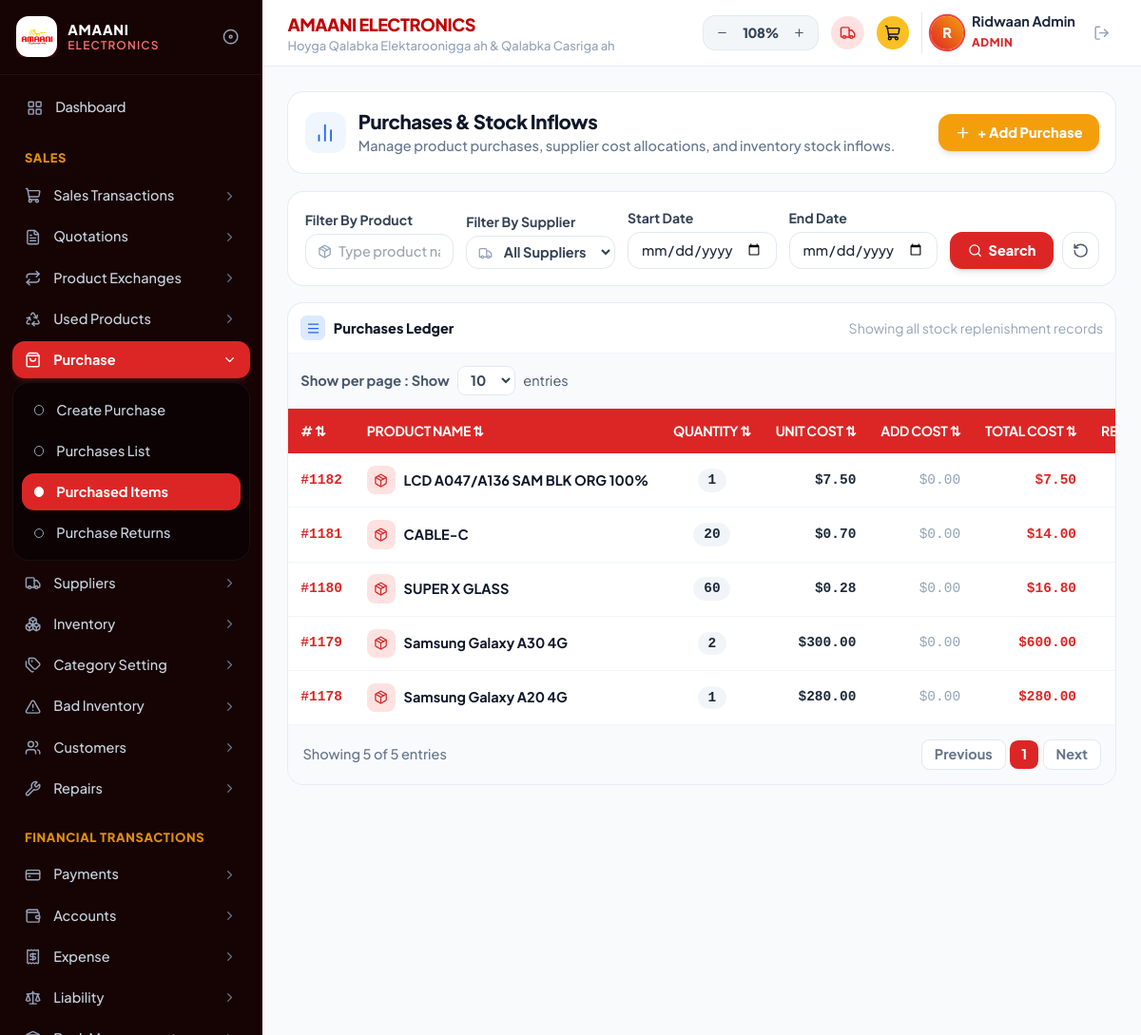
/purchase_items.php (signed in), run on the app's committed database.
### tables this page shows
CREATE TABLE `purchase_items` (
  `id` int(11) NOT NULL AUTO_INCREMENT,
  `purchase_id` int(11) DEFAULT NULL,
  `product_name` varchar(255) DEFAULT NULL,
  `category` varchar(100) DEFAULT NULL,
  `qty` int(11) DEFAULT 1,
  `unit` varchar(50) DEFAULT 'Pcs',
  `last_price` decimal(10,2) DEFAULT 0.00,
  `add_cost` decimal(10,2) DEFAULT 0.00,
  `wholesale_price` decimal(10,2) DEFAULT 0.00,
  `retail_price` decimal(10,2) DEFAULT 0.00,
  `total_cost` decimal(10,2) DEFAULT 0.00,
  `remaining_qty` int(11) DEFAULT 0,
  `supplier` varchar(150) DEFAULT 'INVENTORY STORE',
  `created_user` varchar(100) DEFAULT 'Ridwaan',
  `purchased_date` datetime DEFAULT current_timestamp(),
  PRIMARY KEY (`id`)
);

### purchase_items.php (the view, shortened to what this page needs)
<?php
require_once __DIR__ . '/includes/header.php';
require_once __DIR__ . '/includes/sidebar.php';
$productQ = trim($_GET['product'] ?? '');
$startDate = trim($_GET['start_date'] ?? '');
$endDate = trim($_GET['end_date'] ?? '');
$limit = intval($_GET['limit'] ?? 10);
$where = "WHERE 1=1";
$sql = "SELECT * FROM purchase_items $where ORDER BY id DESC LIMIT $limit";
$items = $pdo->query($sql)->fetchAll();
$totalItems = $pdo->query("SELECT COUNT(*) FROM purchase_items $where")->fetchColumn();
?>
<main class="space-y-4 animate-fade-in">
    <div class="flex flex-col sm:flex-row sm:items-center justify-between gap-3 bg-white p-4 rounded-2xl border border-slate-200/80 shadow-xs">
        <div class="flex items-center gap-3">
            <div class="w-10 h-10 rounded-xl bg-blue-50 text-blue-600 flex items-center justify-center font-bold">
                <i data-lucide="bar-chart-2" class="w-5 h-5"></i>
            </div>
            <div>
                <h1 class="text-lg font-black text-slate-900 tracking-tight">Purchases &amp; Stock Inflows</h1>
                <p class="text-xs text-slate-500 font-medium">Manage product purchases, supplier cost allocations, and inventory stock inflows.</p>
            </div>
        </div>
        <a href="create_purchase.php" class="inline-flex items-center gap-1.5 px-4 py-2 rounded-xl bg-amber-500 hover:bg-amber-600 text-white font-black text-xs shadow-md transition-all active:scale-95 cursor-pointer">
            <i data-lucide="plus" class="w-4 h-4"></i>
            <span>+ Add Purchase</span>
        </a>
    </div>
    <div class="bg-white rounded-2xl border border-slate-200/80 p-4 shadow-xs">
        <form method="GET" class="grid grid-cols-1 sm:grid-cols-2 lg:grid-cols-5 gap-3 items-end">
            <div>
                <label class="block text-[11px] font-bold text-slate-700 mb-1">Filter By Product</label>
                <div class="relative">
                    <i data-lucide="package" class="w-3.5 h-3.5 absolute left-3 top-2.5 text-slate-400"></i>
                    <input type="text" name="product" value="<?= htmlspecialchars($productQ) ?>" placeholder="Type product name..." class="w-full pl-8 pr-3 py-1.5 rounded-xl border border-slate-200 text-xs font-medium outline-none focus:border-red-600">
                </div>
            </div>
            <div>
                <label class="block text-[11px] font-bold text-slate-700 mb-1">Filter By Supplier</label>
                <div class="relative">
                    <i data-lucide="truck" class="w-3.5 h-3.5 absolute left-3 top-2.5 text-slate-400"></i>
                    <select name="supplier" class="w-full pl-8 pr-3 py-1.5 rounded-xl border border-slate-200 text-xs font-bold text-slate-700 outline-none bg-white">
                        <option value="All">All Suppliers</option>
                    </select>
                </div>
            </div>
            <div>
                <label class="block text-[11px] font-bold text-slate-700 mb-1">Start Date</label>
                <input type="date" name="start_date" value="<?= htmlspecialchars($startDate) ?>" class="w-full px-3 py-1.5 rounded-xl border border-slate-200 text-xs font-medium outline-none">
            </div>
            <div>
                <label class="block text-[11px] font-bold text-slate-700 mb-1">End Date</label>
                <input type="date" name="end_date" value="<?= htmlspecialchars($endDate) ?>" class="w-full px-3 py-1.5 rounded-xl border border-slate-200 text-xs font-medium outline-none">
            </div>
            <div class="flex items-center gap-2">
                <button type="submit" class="flex-1 inline-flex items-center justify-center gap-1.5 px-4 py-2 rounded-xl bg-red-600 hover:bg-red-700 text-white font-extrabold text-xs shadow-md transition-colors cursor-pointer">
                    <i data-lucide="search" class="w-3.5 h-3.5"></i>
                    <span>Search</span>
                </button>
                <a href="purchase_items.php" class="w-9 h-9 rounded-xl border border-slate-200 hover:bg-slate-50 flex items-center justify-center text-slate-600 transition-colors shadow-xs" title="Reset">
                    <i data-lucide="rotate-ccw" class="w-4 h-4"></i>
                </a>
            </div>
        </form>
    </div>
    <div class="bg-white rounded-2xl border border-slate-200/80 shadow-xs overflow-hidden">
        <div class="p-3 border-b border-slate-100 flex items-center justify-between text-xs">
            <div class="flex items-center gap-2">
                <div class="w-6 h-6 rounded-md bg-blue-100 text-blue-600 flex items-center justify-center font-bold">
                    <i data-lucide="menu" class="w-3.5 h-3.5"></i>
                </div>
                <h3 class="font-black text-slate-900">Purchases Ledger</h3>
            </div>
            <span class="text-[11px] text-slate-400">Showing all stock replenishment records</span>
        </div>
        <div class="p-3 bg-slate-50 border-b border-slate-100 flex items-center justify-between text-xs">
            <div class="flex items-center gap-2">
                <span class="text-slate-600 font-bold">Show per page : Show</span>
                <select onchange="location.href='purchase_items.php?limit=' + this.value" class="bg-white border border-slate-200 rounded-lg px-2 py-1 font-bold text-slate-700 outline-none">
                    <option value="10" <?= $limit == 10 ? 'selected' : '' ?>>10</option>
                </select>
                <span class="text-slate-600">entries</span>
            </div>
        </div>
        <div class="overflow-x-auto">
            <table class="w-full text-left text-xs whitespace-nowrap">
                <thead class="bg-red-600 text-white font-black text-[11px] tracking-tight uppercase">
                    <tr>
                        <th class="py-3 px-3"># ⇅</th>
                        <th class="py-3 px-3">PRODUCT NAME ⇅</th>
                        <th class="py-3 px-3 text-center">QUANTITY ⇅</th>
                        <th class="py-3 px-3 text-right">UNIT COST ⇅</th>
                        <th class="py-3 px-3 text-right">ADD COST ⇅</th>
                        <th class="py-3 px-3 text-right">TOTAL COST ⇅</th>
                        <th class="py-3 px-3 text-center">REMAINING ⇅</th>
                    </tr>
                </thead>
                <tbody class="divide-y divide-slate-100">
                    <?php if (empty($items)): ?>
                    <tr>
                        <td colspan="11" class="py-12 text-center text-slate-400 font-medium">
                            No purchased items records found.
                        </td>
                    </tr>
                    <?php else: ?>
                    <?php foreach ($items as $it):
                        $itId = '#' . $it['id'];
                    ?>
                    <tr class="hover:bg-slate-50 transition-colors">
                        <td class="py-3 px-3 font-mono font-black text-red-600"><?= htmlspecialchars($itId) ?></td>
                        <td class="py-3 px-3">
                            <div class="flex items-center gap-2">
                                <div class="w-7 h-7 rounded-lg bg-red-100 text-red-600 flex items-center justify-center shrink-0">
                                    <i data-lucide="package" class="w-3.5 h-3.5"></i>
                                </div>
                                <span class="font-bold text-slate-900"><?= htmlspecialchars($it['product_name']) ?></span>
                            </div>
                        </td>
                        <td class="py-3 px-3 text-center">
                            <span class="px-2.5 py-1 rounded-full text-xs font-mono font-black bg-slate-100 text-slate-800">
                                <?= $it['qty'] ?>
                            </span>
                        </td>
                        <td class="py-3 px-3 text-right font-mono font-bold text-slate-800">$<?= number_format($it['last_price'], 2) ?></td>
                        <td class="py-3 px-3 text-right font-mono text-slate-400">$<?= number_format($it['add_cost'], 2) ?></td>
                        <td class="py-3 px-3 text-right font-mono font-black text-red-600">$<?= number_format($it['total_cost'], 2) ?></td>
                        <td class="py-3 px-3 text-center text-slate-500 font-mono"><?= $it['remaining_qty'] ?: '-' ?></td>
                    </tr>
                    <?php endforeach; ?>
                    <?php endif; ?>
                </tbody>
            </table>
        </div>
        <div class="p-3.5 bg-slate-50 border-t border-slate-100 flex items-center justify-between text-xs text-slate-500 font-medium">
            <span>Showing <?= count($items) ?> of <?= $totalItems ?> entries</span>
            <div class="flex items-center gap-1">
                <button type="button" class="px-3 py-1 rounded-lg border border-slate-200 bg-white hover:bg-slate-50 font-bold text-slate-500" disabled>Previous</button>
                <span class="w-7 h-7 rounded-lg bg-red-600 text-white flex items-center justify-center font-bold">1</span>
                <button type="button" class="px-3 py-1 rounded-lg border border-slate-200 bg-white hover:bg-slate-50 font-bold text-slate-500" disabled>Next</button>
            </div>
        </div>
    </div>
</main>
<?php require_once __DIR__ . '/includes/footer.php'; ?>

### includes/header.php (style rules this page uses)
html { font-size: 16px; zoom: 1.08; }
body { font-family: 'Plus Jakarta Sans', sans-serif; font-size: 0.95rem; -webkit-font-smoothing: antialiased; }
.font-mono { font-family: 'JetBrains Mono', monospace; }
.text-\[11px\] { font-size: 13px !important; }

### data on the page
purchase_items: id "#1182", product_name "LCD A047/A136 SAM BLK ORG 100%", qty "1", last_price "7.50", add_cost "0.00", total_cost "7.50"
purchase_items: id "#1181", product_name "CABLE-C", qty "20", last_price "0.70", add_cost "0.00", total_cost "14.00"
purchase_items: id "#1180", product_name "SUPER X GLASS", qty "60", last_price "0.28", add_cost "0.00", total_cost "16.80"
purchase_items: id "#1179", product_name "Samsung Galaxy A30 4G", qty "2", last_price "300.00", add_cost "0.00", total_cost "600.00"
purchase_items: id "#1178", product_name "Samsung Galaxy A20 4G", qty "1", last_price "280.00", add_cost "0.00", total_cost "280.00"

### other printed values
$userInitial "R"
$userName "Ridwaan Admin"
$userRole "ADMIN"
count($items) "5"
$totalItems "5"
